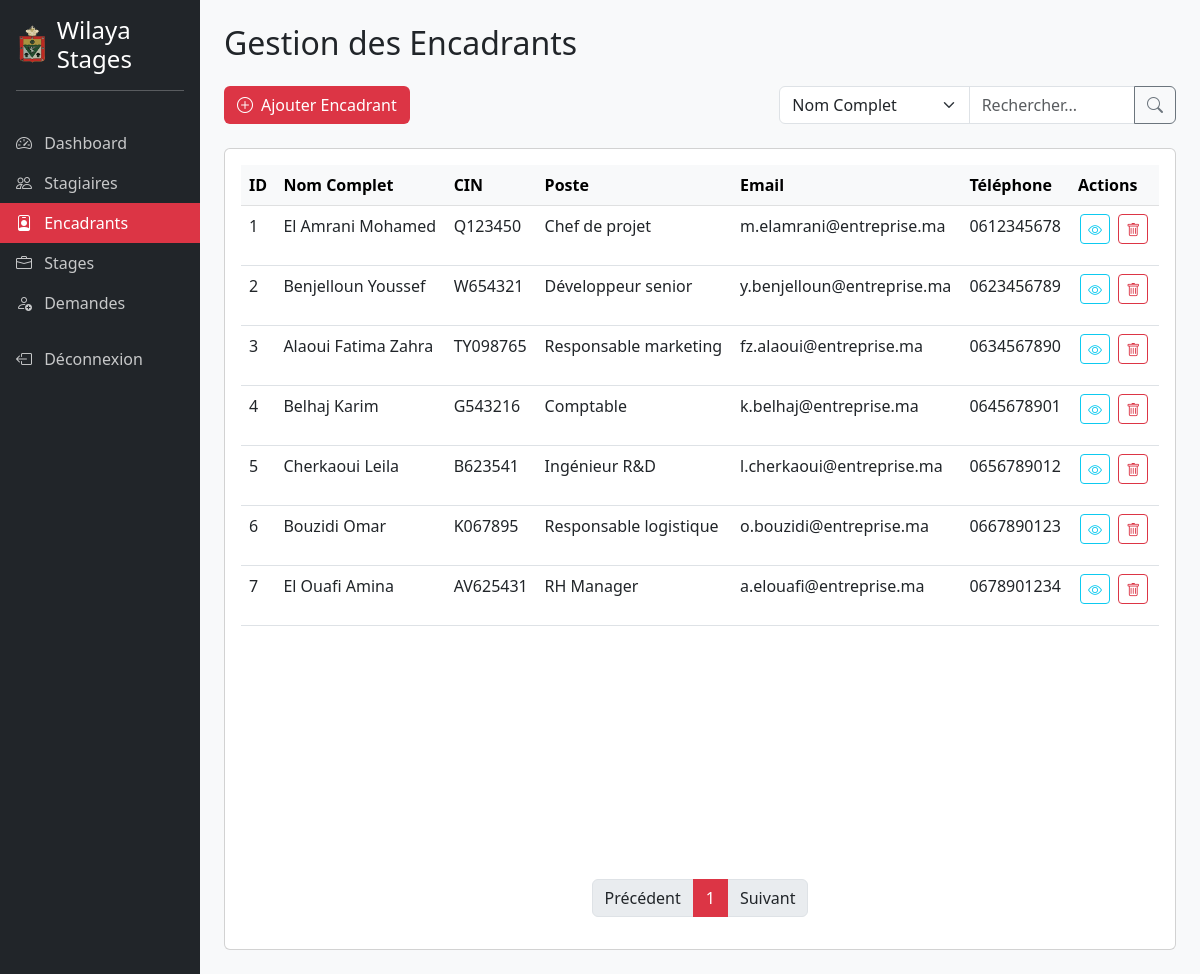
The page /encadrants.php (signed in) on the database its author committed.
### tables this page shows
CREATE TABLE `encadrant` (
  `id` int(11) NOT NULL,
  `nom` varchar(255) NOT NULL,
  `prenom` varchar(255) DEFAULT NULL,
  `email` varchar(255) DEFAULT NULL,
  `telephone` varchar(20) DEFAULT NULL,
  `poste` varchar(255) DEFAULT NULL,
  `service_id` int(11) DEFAULT NULL,
  `est_supp` tinyint(1) DEFAULT 0,
  `image_url` varchar(255) DEFAULT NULL,
  `sexe` enum('homme','femme') DEFAULT NULL,
  `status` enum('En cours','Terminé') DEFAULT 'En cours',
  `cin` varchar(255) DEFAULT NULL,
  `stage_id` int(11) DEFAULT NULL,
  `mot_de_passe` varchar(255) DEFAULT NULL
);

### encadrants.php (the view, shortened to what this page needs)
<?php
include("config.php");
?>
<!DOCTYPE html>
<html lang="fr">
<head>
    <link href="https://cdn.jsdelivr.net/npm/bootstrap@5.3.0/dist/css/bootstrap.min.css" rel="stylesheet">
    <link rel="stylesheet" href="https://cdn.jsdelivr.net/npm/bootstrap-icons@1.10.0/font/bootstrap-icons.css">
</head>
<body>
    <div class="container-fluid">
        <div class="row">
            <div class="col-md-2 sidebar p-0">
                <div class="p-3 text-white">
                    <h4 class="d-flex align-items-center">
                        <img src="assets/logo-removebg.png" width="40" height="40" class="me-2">
                        Wilaya Stages
                    </h4>
                    <hr class="bg-light">
                </div>
                <ul class="nav flex-column">
                    <li class="nav-item">
                        <a class="nav-link" href="dashboard.php">
                            <i class="bi bi-speedometer2 me-2"></i> Dashboard
                        </a>
                    </li>
                    <li class="nav-item">
                        <a class="nav-link" href="stagiaires.php">
                            <i class="bi bi-people me-2"></i> Stagiaires
                        </a>
                    </li>
                    <li class="nav-item">
                        <a class="nav-link active" href="encadrants.php">
                            <i class="bi bi-person-badge me-2"></i> Encadrants
                        </a>
                    </li>
                    <li class="nav-item">
                        <a class="nav-link" href="stages.php">
                            <i class="bi bi-briefcase me-2"></i> Stages
                        </a>
                    </li>
                    <li class="nav-item">
                        <a class="nav-link" href="demandes.php">
                            <i class="bi bi-person-add me-2"></i> Demandes
                        </a>
                    </li>
                    <li class="nav-item mt-3">
                        <a class="nav-link" href="logout.php">
                            <i class="bi bi-box-arrow-left me-2"></i> Déconnexion
                        </a>
                    </li>
                </ul>
            </div>
            <div class="col-md-10 main-content p-4">
                <div class="d-flex justify-content-between align-items-center mb-4">
                    <h2 class="mb-0">Gestion des Encadrants</h2>
                </div>
                <div class="d-flex justify-content-between mb-4">
                    <button class="btn btn-add" onclick="window.location.href='encadrants_add.php'">
                        <i class="bi bi-plus-circle me-2"></i>Ajouter Encadrant
                    </button>
                    <div class="col-md-5">
                        <form method="get" action="<?= $_SERVER['PHP_SELF'] ?>" class="input-group">
                            <select class="form-select search-select" name="search_by" id="search_by">
                                <option value="nom" <?= isset($_GET['search_by']) && $_GET['search_by'] == 'nom' ? 'selected' : '' ?>>Nom Complet</option>
                            </select>
                            <input type="text" class="form-control search-input" placeholder="Rechercher..."
                                   name="search_text" id="text_search"
                                   value="<?= isset($_GET['search_by']) && $_GET['search_by'] != 'status' ? htmlspecialchars($_GET['search_text'] ?? '') : '' ?>">
                            <button class="btn btn-outline-secondary" type="submit">
                                <i class="bi bi-search"></i>
                            </button>
                        </form>
                    </div>
                </div>
                <div class="card">
                    <div class="card-body">
                        <div class="table-responsive">
                            <table class="table table-hover">
                                <thead class="table-light">
                                    <tr>
                                        <th>ID</th>
                                        <th>Nom Complet</th>
                                        <th>CIN</th>
                                        <th>Poste</th>
                                        <th>Email</th>
                                        <th>Téléphone</th>
                                        <th>Actions</th>
                                    </tr>
                                </thead>
                                <tbody>
                                    <?php
                                        $current_page = isset($_GET['page']) ? max(1, (int)$_GET['page']) : 1;
                                        $items_per_page = 10;
                                        $start_index = ($current_page - 1) * $items_per_page;
                                        $sql = "SELECT * FROM encadrant WHERE est_supp = false";
                                        $sql .= " LIMIT $start_index, $items_per_page";
                                        $result = mysqli_query($conDb, $sql);
                                        while($row = $result->fetch_assoc()) {
                                            if(empty($row['image_url'])) {
                                                switch($row['sexe']) {
                                                    case 'homme': $row['image_url'] = 'images/homme_default.jpg'; break;
                                                    case 'femme': $row['image_url'] = 'images/femme_default.jpg'; break;
                                                }
                                            }
                                            echo '
                                            <tr>
                                                <td>'. htmlspecialchars($row['id']) .'</td>
                                                <td>'. htmlspecialchars($row['nom']) ." ".htmlspecialchars($row['prenom']).'</td>
                                                <td>'. htmlspecialchars($row['cin']) .'</td>
                                                <td>'. htmlspecialchars($row['poste']) .'</td>
                                                <td>'. htmlspecialchars($row['email']) .'</td>
                                                <td>'. htmlspecialchars($row['telephone']) .'</td>
                                                <td class="actions" data-id="'. htmlspecialchars($row['id']) .'">
                                                    <button class="btn btn-sm btn-outline-info action-btn" title="Détails"><i class="bi bi-eye"></i></button>
                                                    <button class="btn btn-sm btn-outline-danger action-btn" title="Supprimer"><i class="bi bi-trash"></i></button>
                                                </td>
                                            </tr>';
                                        }
                                    ?>
                                </tbody>
                            </table>
                        </div>
                        <nav aria-label="Page navigation">
                            <ul class="pagination justify-content-center">
                                <li class="page-item <?= ($current_page == 1) ? 'disabled' : '' ?>">
                                    <a class="page-link text-dark" href="?page=<?= $current_page - 1 ?><?= isset($_GET['search_by']) ? '&search_by='.$_GET['search_by'] : '' ?><?= (isset($_GET['search_by']) && $_GET['search_by'] == 'status' && isset($_GET['search_status'])) ? '&search_status='.$_GET['search_status'] : '' ?><?= (isset($_GET['search_by']) && $_GET['search_by'] != 'status' && isset($_GET['search_text'])) ? '&search_text='.$_GET['search_text'] : '' ?>">Précédent</a>
                                </li>
                                <?php
                                $sql_p = 'SELECT COUNT(*) AS total FROM encadrant WHERE est_supp = false';
                                $result_p = mysqli_query($conDb, $sql_p);
                                $encadrant_nmb = mysqli_fetch_assoc($result_p);
                                $total_pages = ceil($encadrant_nmb['total'] / $items_per_page);
                                for($i = 1; $i <= $total_pages; $i++) {
                                    $active = ($i == $current_page) ? 'active' : '';
                                    echo '<li class="page-item '.$active.'">
                                        <a class="page-link '.($i == $current_page ? 'bg-danger text-white' : 'text-dark').'"
                                           href="?page='.$i.
                                           (isset($_GET['search_by']) ? '&search_by='.$_GET['search_by'] : '').
                                           ((isset($_GET['search_by']) && $_GET['search_by'] == 'status' && isset($_GET['search_status'])) ? '&search_status='.$_GET['search_status'] : '').
                                           ((isset($_GET['search_by']) && $_GET['search_by'] != 'status' && isset($_GET['search_text'])) ? '&search_text='.$_GET['search_text'] : '').'">'.$i.'</a>
                                    </li>';
                                }
                                ?>
                                <li class="page-item <?= ($current_page == $total_pages) ? 'disabled' : '' ?>">
                                    <a class="page-link text-dark" href="?page=<?= $current_page + 1 ?><?= isset($_GET['search_by']) ? '&search_by='.$_GET['search_by'] : '' ?><?= (isset($_GET['search_by']) && $_GET['search_by'] == 'status' && isset($_GET['search_status'])) ? '&search_status='.$_GET['search_status'] : '' ?><?= (isset($_GET['search_by']) && $_GET['search_by'] != 'status' && isset($_GET['search_text'])) ? '&search_text='.$_GET['search_text'] : '' ?>">Suivant</a>
                                </li>
                            </ul>
                        </nav>
                    </div>
                </div>
            </div>
        </div>
    </div>
</body>
</html>

### encadrants.php (style rules this page uses)
.sidebar { min-height: 100vh; background-color: #212529; }
.sidebar .nav-link { color: rgba(255, 255, 255, 0.75); }
.sidebar .nav-link.active { color: white; background-color: #dc3545; }
.main-content { background-color: #f8f9fa; }
.btn-add { background-color: #dc3545; color: white; }
.action-btn { width: 30px; height: 30px; display: inline-flex; align-items: center; justify-content: center; margin: 0 2px; }
.table-responsive { overflow-x: auto; }
table { width: 100%; }
.table tbody tr { height: 60px; }
.card-body { min-height: 800px; display: flex; flex-direction: column; }
.table-responsive { flex: 1; }
.page-item.active .page-link { background-color: #dc3545 !important; border-color: #dc3545 !important; color: white !important; }

### rows shown on the page
encadrant: id "1", nom "El Amrani", prenom "Mohamed", cin "Q123450", poste "Chef de projet", email "m.elamrani@entreprise.ma", telephone "0612345678"
encadrant: id "2", nom "Benjelloun", prenom "Youssef", cin "W654321", poste "Développeur senior", email "y.benjelloun@entreprise.ma", telephone "0623456789"
encadrant: id "3", nom "Alaoui", prenom "Fatima Zahra", cin "TY098765", poste "Responsable marketing", email "fz.alaoui@entreprise.ma", telephone "0634567890"
encadrant: id "4", nom "Belhaj", prenom "Karim", cin "G543216", poste "Comptable", email "k.belhaj@entreprise.ma", telephone "0645678901"
encadrant: id "5", nom "Cherkaoui", prenom "Leila", cin "B623541", poste "Ingénieur R&D", email "l.cherkaoui@entreprise.ma", telephone "0656789012"
encadrant: id "6", nom "Bouzidi", prenom "Omar", cin "K067895", poste "Responsable logistique", email "o.bouzidi@entreprise.ma", telephone "0667890123"
encadrant: id "7", nom "El Ouafi", prenom "Amina", cin "AV625431", poste "RH Manager", email "a.elouafi@entreprise.ma", telephone "0678901234"
